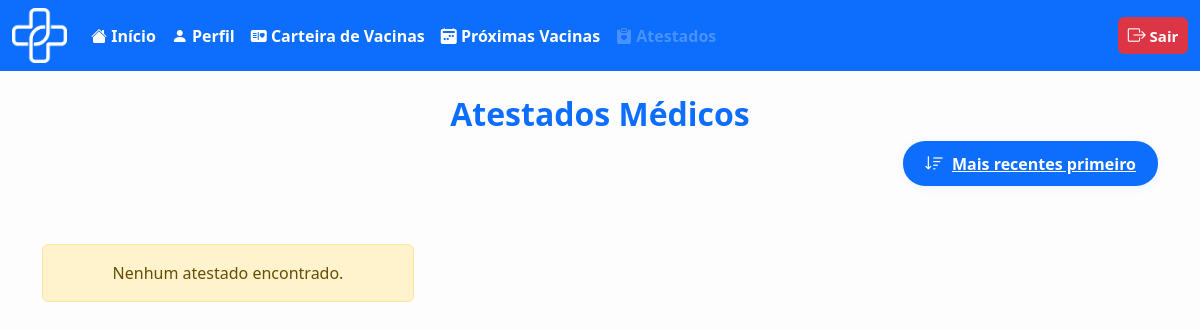
Page /usuario/atestado_medico.php (signed in) on the earlier database version.
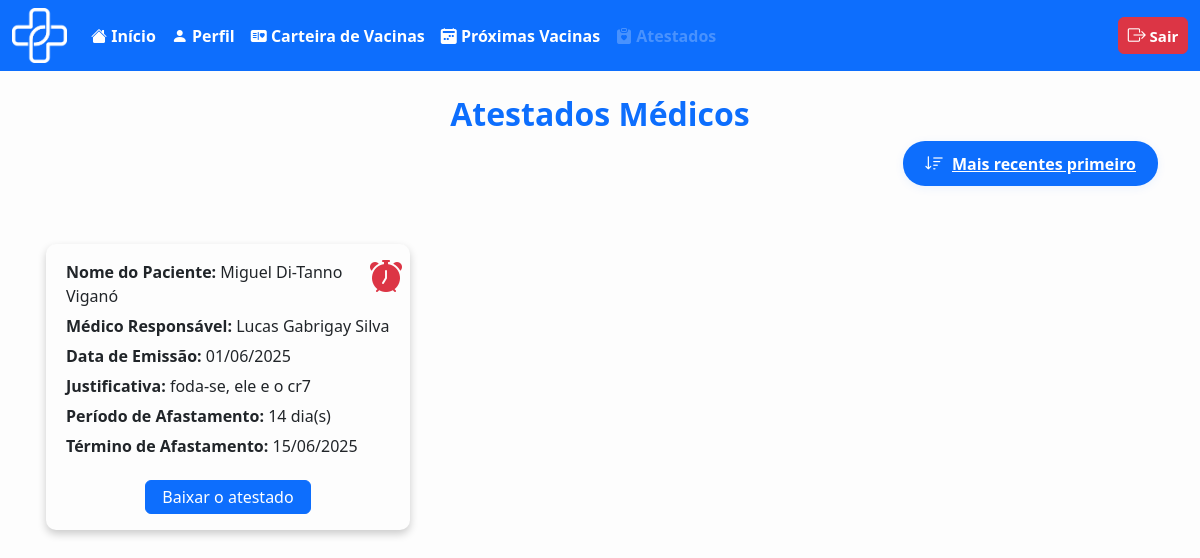
Same page on the later database version.
### tables this page shows
CREATE TABLE `atestado` (
  `id_atestado` int(11) NOT NULL,
  `id_paci` int(11) NOT NULL,
  `id_medico` int(11) NOT NULL,
  `data_inicio` date NOT NULL,
  `data_fim` date NOT NULL,
  `justificativa` text DEFAULT NULL
);

CREATE TABLE `usuario` (
  `id_usuario` int(11) NOT NULL,
  `nome_usuario` varchar(100) NOT NULL,
  `cpf` varchar(11) NOT NULL,
  `email_usuario` varchar(100) NOT NULL,
  `tel_usuario` varchar(11) NOT NULL,
  `genero_usuario` char(1) NOT NULL CHECK (`genero_usuario` in ('M','F','O')),
  `naci_usuario` date NOT NULL,
  `peso_usuario` decimal(5,2) NOT NULL,
  `tipo_sang_usuario` varchar(3) NOT NULL,
  `med_usuario` varchar(100) NOT NULL,
  `doen_usuario` varchar(255) NOT NULL,
  `ale_usuario` varchar(255) NOT NULL,
  `cep_usuario` varchar(8) NOT NULL,
  `endereco` varchar(255) NOT NULL,
  `cidade` varchar(255) NOT NULL,
  `nc_usuario` int(10) NOT NULL,
  `senha` varchar(100) NOT NULL
);

CREATE TABLE `medico` (
  `id_medico` int(11) NOT NULL,
  `nome_medico` varchar(100) NOT NULL,
  `cpf` varchar(11) NOT NULL,
  `email_medico` varchar(100) NOT NULL,
  `tel_medico` varchar(11) NOT NULL,
  `coren_crm` varchar(20) NOT NULL,
  `tipo_medico` varchar(50) NOT NULL,
  `naci_medico` date NOT NULL,
  `id_posto` int(11) NOT NULL,
  `senha` varchar(100) NOT NULL
);

### usuario/atestado_medico.php (the view, shortened to what the changed rows need)
<?php
require_once '../outros/db_connect.php';
$id_usuario = $_SESSION['id_usuario'];
$ordem = (isset($_GET['ordem']) && $_GET['ordem'] === 'asc') ? 'asc' : 'desc';
$ordem_sql = ($ordem === 'asc') ? 'ASC' : 'DESC';
$sql = "SELECT
            a.id_atestado,
            u.nome_usuario AS nome_paciente,
            m.nome_medico AS medico_responsavel,
            a.data_inicio AS data_emissao,
            a.justificativa,
            DATEDIFF(a.data_fim, a.data_inicio) AS periodo_afastamento
        FROM atestado a
        JOIN usuario u ON a.id_paci = u.id_usuario
        JOIN medico m ON a.id_medico = m.id_medico
        WHERE a.id_paci = ?
        ORDER BY a.data_inicio $ordem_sql";
$stmt = $conn->prepare($sql);
$stmt->bind_param("i", $id_usuario);
$stmt->execute();
$result = $stmt->get_result();
?>
<!DOCTYPE html>
<html lang="pt-BR">
<head>
    <link rel="stylesheet" href="../bootstrap/bootstrap-5.3.6-dist/css/bootstrap.min.css">
    <link href="https://cdn.jsdelivr.net/npm/bootstrap@5.3.0/dist/css/bootstrap.min.css" rel="stylesheet">
    <link href="https://cdn.jsdelivr.net/npm/bootstrap-icons/font/bootstrap-icons.css" rel="stylesheet">
</head>
<body>
    <div class="container mt-4" style="margin-bottom: 40px;">
        <h2 class="text-center text-primary fw-bold">Atestados Médicos</h2>
        <div class="row row-cols-1 row-cols-md-3 g-2"
            style="margin-top:32px; max-width:1200px; margin-left:auto; margin-right:auto;">
            <?php if ($result->num_rows > 0): ?>
                <?php
                $today = date('Y-m-d');
                while ($row = $result->fetch_assoc()):
                    $sql_fim = "SELECT data_fim FROM atestado WHERE id_atestado = ?";
                    $stmt_fim = $conn->prepare($sql_fim);
                    $stmt_fim->bind_param("i", $row['id_atestado']);
                    $stmt_fim->execute();
                    $res_fim = $stmt_fim->get_result();
                    $data_fim = $res_fim->fetch_assoc()['data_fim'];
                    $is_expired = ($data_fim < $today);
                    ?>
                    <div class="col mb-2 d-flex align-items-stretch">
                        <div class="card position-relative w-100">
                            <span class="position-absolute top-0 end-0 p-2">
                                <?php if ($is_expired): ?>
                                    <i class="bi bi-alarm-fill text-danger" title="Atestado vencido" style="font-size: 2rem;"></i>
                                <?php else: ?>
                                    <i class="bi bi-alarm-fill text-success" title="Atestado válido" style="font-size: 2rem;"></i>
                                <?php endif; ?>
                            </span>
                            <p><strong>Nome do Paciente:</strong> <?php echo htmlspecialchars($row['nome_paciente']); ?></p>
                            <p><strong>Médico Responsável:</strong> <?php echo htmlspecialchars($row['medico_responsavel']); ?>
                            </p>
                            <p><strong>Data de Emissão:</strong>
                                <?php echo htmlspecialchars(date('d/m/Y', strtotime($row['data_emissao']))); ?></p>
                            <p><strong>Justificativa:</strong> <?php echo htmlspecialchars($row['justificativa']); ?></p>
                            <p><strong>Período de Afastamento:</strong>
                                <?php echo htmlspecialchars($row['periodo_afastamento']); ?>
                                dia(s)
                            </p>
                            <?php
                            $data_fim_formatada = '';
                            if (!empty($data_fim)) {
                                $data_fim_formatada = date('d/m/Y', strtotime($data_fim));
                            }
                            ?>
                            <p><strong>Término de Afastamento:</strong> <?php echo htmlspecialchars($data_fim_formatada); ?></p>
                            <div class="text-center mt-3">
                                <a href="download_atestado.php?id=<?php echo $row['id_atestado']; ?>"
                                    class="btn btn-primary">Baixar o
                                    atestado</a>
                            </div>
                        </div>
                    </div>
                <?php endwhile; ?>
            <?php else: ?>
                <p class="alert alert-warning text-center">Nenhum atestado encontrado.</p>
            <?php endif; ?>
        </div>
    </div>
</body>
</html>

Differences in the rows shown:
added atestado: id_paci.nome_usuario "Miguel Di-Tanno Viganó", id_medico.nome_medico "Lucas Gabrigay Silva", data_inicio "01/06/2025", justificativa "foda-se, ele e o cr7", periodo_afastamento "14", data_fim "15/06/2025"
Other differences:
text no longer shown: "Nenhum atestado encontrado."
